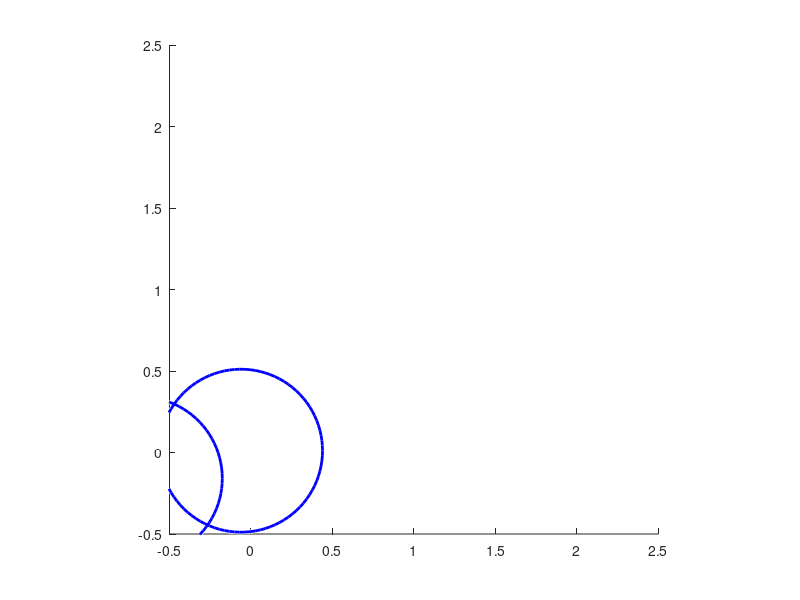

The MATLAB script that drew this image:
clear all;
close all;


% Cell positions
cell1 = [0,0];
cell2 = [1.5,0];

cellA = [0.6, .4];
cellB = [0.8, .4];

%plot the cells
centres = [cellA;cellB;cell1;cell2];
radii = 0.5 * [1,1,1,1];
figure();
ax = gca;
axis square
xlim([-0.5 2.5]);
ylim([-0.5 2.5]);

viscircles(ax,centres,radii);

% Spring constants
ke = 50; % between epithelial cells
km = 100; % with the membrane
ki = 100; % within a growing cell

theta1 = atan( cellA(2) / ( cellA(1) - cell1(1) )  );
theta2 = atan( cellB(2) / ( cell2(1) - cellB(1) )  );

L = 1; % natural spring length of full cells
dt = 0.001;
T0 = 5;

l = @(t) (0.01 + ((2 * sqrt(2) - 2) - 0.01) * t/10 ) * (t < 10) + (t >= 10);

f = @(x, k, t) k * l(t) *log(1 + x/l(t)) * (x < 0)  +  k * x * exp(-5 * x/l(t)) * (x > 0);

timesteps = 100;

for i = 0:timesteps
    cla(ax)
    x_1_A = norm(cell1 - cellA);
    x_2_B = norm(cell2 - cellB);
    x_A_B = norm(cellA - cellB);

    T = T0 + i * dt;
    f_A_net_i = f(x_1_A - L, ke, 10) * cos(theta1) - f(x_A_B - l(T), ki, T);
    f_A_net_j = f(x_1_A - L, ke, 10) * sin(theta1) - f(cellA(2), km, 10);

    f_B_net_i = f(x_2_B - L, ke, 10) * cos(theta2) + f(x_A_B - l(T), ki, T);
    f_B_net_j = f(x_2_B - L, ke, 10) * sin(theta2) - f(cellB(2), km, 10);


    dxA = dt * [f_A_net_i, f_A_net_j];
    dxB = dt * [f_B_net_i, f_B_net_j];

    cellA = cellA + dxA;
    cellB = cellB + dxB;

    centres = [cellA;cellB];
    radii = 0.5 * [1,1];
    viscircles(ax,centres,radii, 'Color','b');
    pause(1);
end






